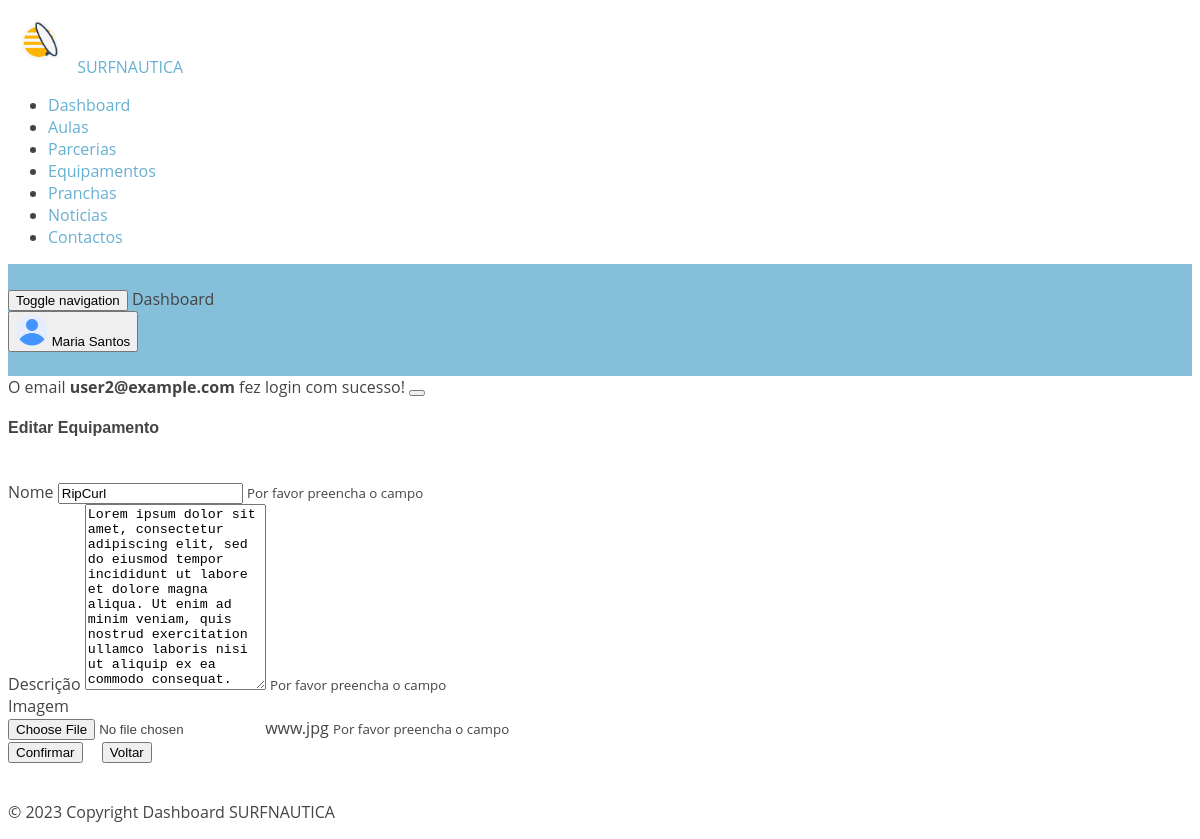
Page /TiagoQuintino/dashboard/editpartners.php?id_parceria=1 (signed in) on the committed database.
### tables this page shows
CREATE TABLE IF NOT EXISTS `users` (
  `id` INT(11) NOT NULL AUTO_INCREMENT,
  `email` VARCHAR(50) NOT NULL,
  `nome` VARCHAR(50) NOT NULL,
  `pass` VARCHAR(250) NOT NULL,
  `permission` INT(11) NOT NULL default 0,
  PRIMARY KEY (`id`));

CREATE TABLE IF NOT EXISTS `parcerias` (
  `id_parceria` INT(11) NOT NULL AUTO_INCREMENT,
  `nome` VARCHAR(50) NOT NULL,
  `descricao` VARCHAR(250) NOT NULL,
  `img` VARCHAR(250) NOT NULL,
  PRIMARY KEY (`id_parceria`));

### TiagoQuintino/dashboard/editpartners.php (the view, shortened to what this page needs)
<?php
require_once '../../conexao.php';
$id_parceria = $_GET['id_parceria'];
$sql = "SELECT * FROM parcerias WHERE id_parceria = " . $id_parceria . ";";
$result = mysqli_query($conn, $sql);
while ($row = mysqli_fetch_assoc($result)) {
  foreach ($row as $res => $key) {
    $nome2 = $row['nome'];
    $desc = $row['descricao'];
    $img = $row['img'];
  }
}
?>
<!DOCTYPE html>
<html lang="en" dir="ltr">
<head>
  <?php
  require_once 'sheets/dashboardHead.php';
  ?>
</head>
<body class="navbar-fixed sidebar-fixed" id="body">
  <div class="wrapper">
    <aside class="left-sidebar sidebar-dark" id="left-sidebar">
      <div id="sidebar" class="sidebar sidebar-with-footer">
        <div class="app-brand">
          <a href="../../index.php">
            <img src="assets/images/favicon.png" style="height: 65px;" alt="Mono">
            <span class="brand-name text-light">SURFNAUTICA</span>
          </a>
        </div>
        <?php
        require_once 'sheets/dashboardmenu.php';
        ?>
      </div>
    </aside>
    <div class="page-wrapper">
      <header class="main-header" id="header">
        <nav class="navbar navbar-expand-lg navbar-light" id="navbar">
          <button id="sidebar-toggler" class="sidebar-toggle">
            <span class="sr-only">Toggle navigation</span>
          </button>
          <span class="page-title">Dashboard</span>
          <div class="navbar-right ">
            <?php
            require_once 'sheets/dashboardNavbar.php';
            ?>
          </div>
        </nav>
      </header>
      <div class="content-wrapper">
        <div class="content">
          <div class="row">
            <div class="col-lg-12 mt-5">
              <?php
              if (isset($_SESSION["message"])) { ?>
                <div class='alert alert-<?php echo $_SESSION["message"]["type"] ?> alert-dismissible fade show' role='alert'>
                  <?php echo $_SESSION["message"]["content"]; ?>
                  <button type="button" class="close" data-dismiss="alert" aria-label="Close"><span class="mdi mdi-times"></span>
                  </button>
                </div>
              <?php unset($_SESSION["message"]);
              }
              ?>
              <div class="card">
                <div class="card-body">
                  <h4 class="header-title">Editar Equipamento</h4>
                  <br>
                  <form action="editpartners.php?id_parceria=<?php echo $id_parceria; ?>&id_parceria=<?php echo $id_parceria; ?>" method="POST">
                    <div class="form-group">
                      <label for="inputname">Nome</label>
                      <input type="text" class="form-control" name="inputname" id="inputname" value="<?php echo ($nome2); ?>" required>
                      <small id="name">
                        Por favor preencha o campo
                      </small>
                    </div>
                    <div class="form-row">
                      <div class="form-group col-md-6">
                        <label for="inputdesc">Descrição</label>
                        <textarea type="text" class="form-control" name="inputdesc" id="inputdesc" rows="12" style="resize: vertical;" require><?php echo ($desc); ?></textarea>
                        <small id="desc">
                          Por favor preencha o campo
                        </small>
                      </div>
                      <div class="form-group col-md-6">
                        <label for="">Imagem</label>
                        <div class="custom-file form-group">
                          <input type="file" name="inputImg" class="custom-file-input" accept=".png, .jpg, .jpeg" id="inputImg">
                          <label class="custom-file-label" for="inputImg"><?php echo $img; ?></label>
                          <small id="img">
                            Por favor preencha o campo
                          </small>
                        </div>
                      </div>
                    </div>
                    <div class="form-row justify-content-end">
                      <button type="submit" class="btn btn-primary" style="margin-right: 5px;">Confirmar</button>
                      <a href="showpartners.php"><input type="button" value="Voltar" class="btn btn-primary" style="margin-left: 10px;"></a>
                    </div>
                  </form>
                </div>
              </div>
            </div>
          </div>
        </div>
        <br>
        <footer class="footer mt-auto">
          <?php
          require_once 'sheets/dashboardFooter.php';
          ?>
        </footer>
      </div>
</body>
</html>

### TiagoQuintino/dashboard/sheets/dashboardNavbar.php (shortened to what this page needs)
<?php
require_once '../../conexao.php';
$query = "SELECT nome FROM users WHERE email = '{$_SESSION['email']}'";
$user = mysqli_query($conn, $query);
if ($user->num_rows) {
  $row = $user->fetch_object();
  $nome = $row->nome;
?>
  <ul class="nav navbar-nav">
    <li class="dropdown user-menu">
      <button class="dropdown-toggle nav-link" data-toggle="dropdown">
        <img src="assets/images/user/user-xs.png" class="user-image rounded-circle" alt="User Image" />
        <span class="d-none d-lg-inline-block"><?php echo $nome ?></span>
      </button>
    </li>
  </ul>
<?php
}
?>

### assets/css/style.css (style rules this page uses)
body { font-family: "Open Sans", sans-serif; color: #444444; }
a { text-decoration: none; color: #67b0d1; }
h1, h2, h3, h4, h5, h6 { font-family: "Raleway", sans-serif; }
#header { transition: all 0.5s; z-index: 997; transition: all 0.5s; padding: 24px 0; background: rgba(103, 176, 209, 0.8); }
.navbar { padding: 0; }
.navbar ul { margin: 0; padding: 0; display: flex; list-style: none; align-items: center; }
.navbar li { position: relative; }

### rows in the picture
users: nome "Maria Santos"
parcerias: inputname "RipCurl", inputdesc "Lorem ipsum dolor sit amet, consectetur adipiscing elit, sed do eiusmod tempor incididunt ut labore et dolore magna aliqua. Ut enim ad minim veniam, quis nostrud exercitation ullamco laboris nisi ut aliquip ex ea commodo consequat.", img "www.jpg"

### other values in the picture
$_SESSION["message"]["content"] "O email user2@example.com fez login com sucesso!"
